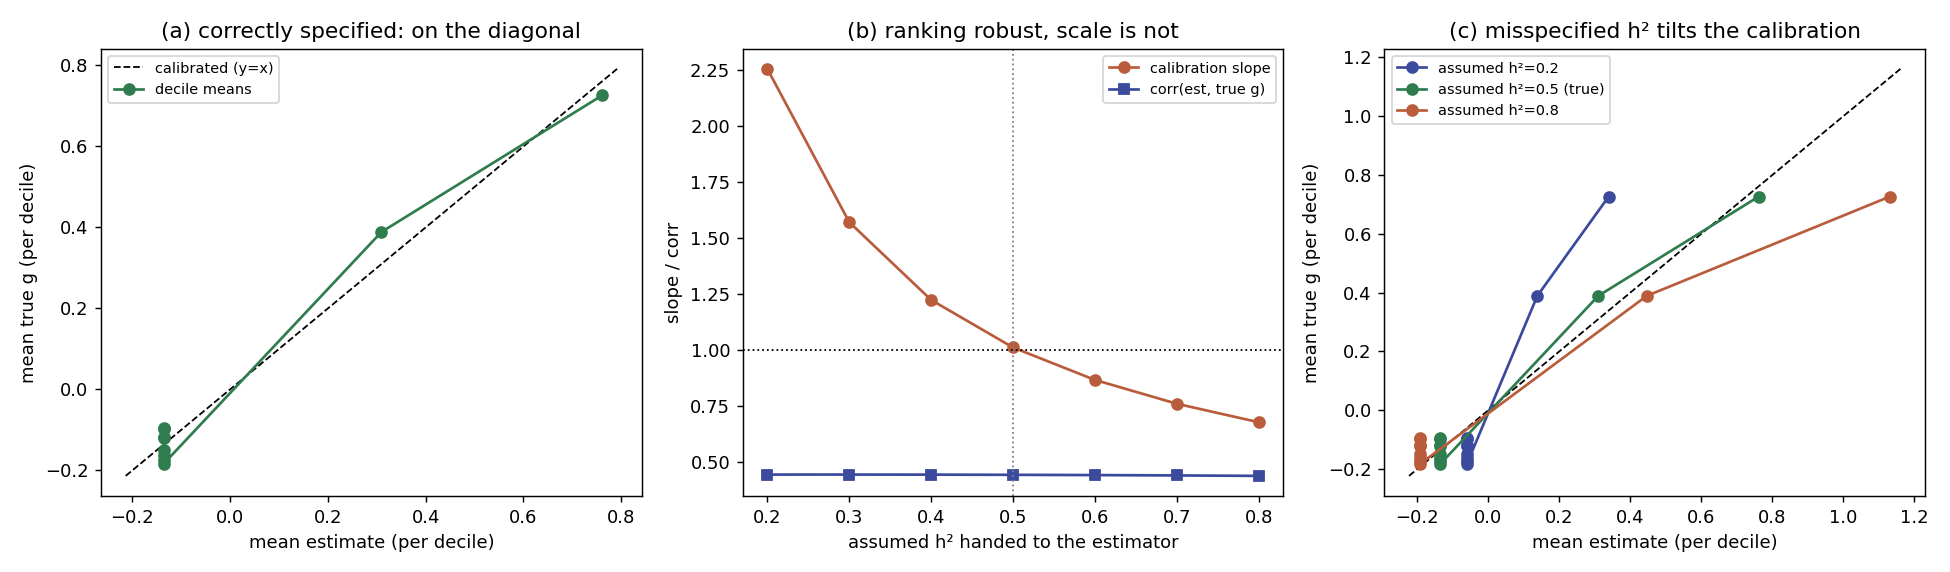

Reproduce this figure in Python.
"""Calibration of the estimated genetic liability — not just its ranking.

Every other accuracy benchmark scores the estimate by ``corr(estimate, true g)``,
which measures **ranking** only. But the estimate is a posterior *mean*, so it also
has a **scale**: a well-specified posterior mean is *self-calibrating* — regressing
the true genetic liability on the estimate gives slope 1 and intercept 0 (because
``E[g | ĝ] = ĝ`` when ``ĝ = E[g | data]``). This benchmark checks that scale, which
is what matters if the score is used for **risk stratification** (who is in the top
decile of genetic liability?) rather than only as a GWAS phenotype (where it is
standardised anyway). Truth ``g`` is known from the simulation, so it reports:

  (a) **calibration when correctly specified** — slope, intercept and a decile
      calibration curve (mean true g vs mean estimate per decile) for Gibbs and PA;
      both should sit on the diagonal;
  (b) **calibration vs an assumed-h² that is wrong** — sweep the ``h²`` handed to the
      estimator away from the truth. The headline: ``corr`` barely moves (ranking is
      robust, as ``liability_sensitivity`` shows) while the **slope tilts** — assume
      too much h² and the estimate over-spreads (slope < 1), too little and it
      under-spreads (slope > 1). Ranking is robust; *scale is not*;
  (c) **decile curves under that misspecification** — the calibration curve tilting
      off the diagonal as the assumed h² moves.

    python benchmarks/bench_calibration.py
    python benchmarks/bench_calibration.py --n-fam 5000 --true-h2 0.5
Writes bench_calibration.csv (+ .png if matplotlib is present).
"""

import os
import csv
import argparse

import numpy as np

from _common import simulate_families, estimate, get_plt

HERE = os.path.dirname(os.path.abspath(__file__))

STRUCTURES = {
    "parents+sibs": ["m", "f", "s1", "s2"],
    "extended": ["m", "f", "s1", "mgm", "mgf", "pgm", "pgf"],
}


def decile_curve(est, true_g, n_bins=10):
    """Per-quantile-bin (mean estimate, mean true g). On the diagonal = calibrated."""
    order = np.argsort(est)
    bins = np.array_split(order, n_bins)
    me = np.array([est[b].mean() for b in bins])
    mg = np.array([true_g[b].mean() for b in bins])
    return me, mg


def calib(est, true_g, n_bins=10):
    """Calibration metrics of an estimate against the known truth ``true_g``.

    ``slope``/``intercept`` regress ``true_g`` on ``est`` (slope 1, intercept 0 =
    calibrated). ``cal_rmse`` is the RMS gap between per-decile mean(true g) and
    mean(est). ``top_ratio`` is realised/predicted in the top decile — mean(true g)
    over mean(est) there, so < 1 means the top of the score is over-stated."""
    corr = float(np.corrcoef(est, true_g)[0, 1])
    slope, intercept = np.polyfit(est, true_g, 1)
    me, mg = decile_curve(est, true_g, n_bins)
    cal_rmse = float(np.sqrt(np.mean((mg - me) ** 2)))
    top_ratio = float(mg[-1] / me[-1]) if abs(me[-1]) > 1e-9 else float("nan")
    return dict(corr=corr, slope=float(slope), intercept=float(intercept),
                cal_rmse=cal_rmse, top_ratio=top_ratio)


def panel_correct(n_fam, h2, prevs, n_sim, seed):
    """(a) Calibration of the correctly-specified estimate (Gibbs and PA)."""
    print("== (a) calibration when correctly specified (h2=%.2f) ==" % h2)
    rows = []
    for sname, fam_vec in STRUCTURES.items():
        for prev in prevs:
            sim = simulate_families(fam_vec, h2, prev, n_fam, seed)
            g = sim.genetic
            gib, _ = estimate(sim.families, h2, "gibbs", n_sim=n_sim, seed=seed)
            pa, _ = estimate(sim.families, h2, "pearson-aitken")
            cg, cp = calib(gib, g), calib(pa, g)
            print("  %-13s K=%.2f | slope Gibbs=%.3f PA=%.3f | intercept=%+.3f | "
                  "corr=%.3f | top-decile realised/pred=%.3f"
                  % (sname, prev, cg["slope"], cp["slope"], cg["intercept"],
                     cg["corr"], cg["top_ratio"]))
            rows.append(dict(panel="correct", structure=sname, prevalence=prev,
                             assumed_h2=h2, true_h2=h2,
                             slope_gibbs=cg["slope"], slope_pa=cp["slope"],
                             intercept_gibbs=cg["intercept"], corr_gibbs=cg["corr"],
                             cal_rmse_gibbs=cg["cal_rmse"], top_ratio_gibbs=cg["top_ratio"]))
    return rows


def panel_misspec(n_fam, true_h2, assumed_grid, prev, seed):
    """(b) Calibration vs a wrong assumed h2 (PA; Gibbs agrees). Ranking robust,
    scale not."""
    print("== (b) calibration vs assumed h2 (true h2=%.2f, K=%.2f, parents+2 sibs) =="
          % (true_h2, prev))
    fam_vec = STRUCTURES["parents+sibs"]
    sim = simulate_families(fam_vec, true_h2, prev, n_fam, seed)
    g = sim.genetic
    rows = []
    for a_h2 in assumed_grid:
        est, _ = estimate(sim.families, a_h2, "pearson-aitken")
        c = calib(est, g)
        flag = "  <- true" if abs(a_h2 - true_h2) < 1e-9 else ""
        print("  assumed h2=%.2f | slope=%.3f  corr=%.3f  top-decile r/p=%.3f%s"
              % (a_h2, c["slope"], c["corr"], c["top_ratio"], flag))
        rows.append(dict(panel="misspec", structure="parents+sibs", prevalence=prev,
                         assumed_h2=a_h2, true_h2=true_h2, slope_gibbs="",
                         slope_pa=c["slope"], intercept_gibbs=c["intercept"],
                         corr_gibbs=c["corr"], cal_rmse_gibbs=c["cal_rmse"],
                         top_ratio_gibbs=c["top_ratio"]))
    return rows, sim, g


def main():
    ap = argparse.ArgumentParser()
    ap.add_argument("--n-fam", type=int, default=3000)
    ap.add_argument("--true-h2", type=float, default=0.5)
    ap.add_argument("--prev", type=float, nargs="+", default=[0.01, 0.05, 0.20])
    ap.add_argument("--assumed", type=float, nargs="+",
                    default=[0.2, 0.3, 0.4, 0.5, 0.6, 0.7, 0.8])
    ap.add_argument("--misspec-prev", type=float, default=0.05)
    ap.add_argument("--n-sim", type=int, default=25_000)
    ap.add_argument("--seed", type=int, default=1)
    args = ap.parse_args()

    estimate(simulate_families(["m", "f", "s1"], 0.5, 0.1, 40, 0).families, 0.5,
             "gibbs", n_sim=500, seed=0)                 # warm JIT

    rows = panel_correct(args.n_fam, args.true_h2, args.prev, args.n_sim, args.seed)
    mrows, sim, g = panel_misspec(args.n_fam, args.true_h2, args.assumed,
                                  args.misspec_prev, args.seed)
    rows += mrows

    # (c) decile calibration curves under misspecification
    curves = {}
    for a_h2 in (min(args.assumed), args.true_h2, max(args.assumed)):
        est, _ = estimate(sim.families, a_h2, "pearson-aitken")
        curves[a_h2] = decile_curve(est, g)

    write_csv(rows)
    plot(rows, args.true_h2, curves)
    print("\nwrote bench_calibration.csv and bench_calibration.png")


def write_csv(rows):
    fields = ["panel", "structure", "prevalence", "assumed_h2", "true_h2",
              "slope_gibbs", "slope_pa", "intercept_gibbs", "corr_gibbs",
              "cal_rmse_gibbs", "top_ratio_gibbs"]
    path = os.path.join(HERE, "bench_calibration.csv")
    with open(path, "w", newline="") as fh:
        w = csv.DictWriter(fh, fieldnames=fields)
        w.writeheader()
        w.writerows([{k: r.get(k, "") for k in fields} for r in rows])


def plot(rows, true_h2, curves):
    plt = get_plt()
    if plt is None:
        return
    fig, ax = plt.subplots(1, 3, figsize=(15, 4.4))

    # (a) well-specified decile curve for the true-h2 misspec cell (Gibbs≈PA)
    me, mg = curves[true_h2]
    lim = [min(me.min(), mg.min()) - 0.03, max(me.max(), mg.max()) + 0.03]
    ax[0].plot(lim, lim, "k--", lw=1, label="calibrated (y=x)")
    ax[0].plot(me, mg, "-o", color="#2F7D4F", label="decile means")
    ax[0].set_xlabel("mean estimate (per decile)")
    ax[0].set_ylabel("mean true g (per decile)")
    ax[0].set_title("(a) correctly specified: on the diagonal")
    ax[0].legend(fontsize=8)

    # (b) slope & corr vs assumed h2
    ms = [r for r in rows if r["panel"] == "misspec"]
    ms.sort(key=lambda r: r["assumed_h2"])
    a = [r["assumed_h2"] for r in ms]
    slope = [r["slope_pa"] for r in ms]
    corr = [r["corr_gibbs"] for r in ms]
    ax[1].plot(a, slope, "-o", color="#B95C3C", label="calibration slope")
    ax[1].plot(a, corr, "-s", color="#3B4A9C", label="corr(est, true g)")
    ax[1].axhline(1.0, color="k", ls=":", lw=1)
    ax[1].axvline(true_h2, color="gray", ls=":", lw=1)
    ax[1].set_xlabel("assumed h² handed to the estimator")
    ax[1].set_ylabel("slope / corr")
    ax[1].set_title("(b) ranking robust, scale is not")
    ax[1].legend(fontsize=8)

    # (c) decile curves under misspecification
    lo = min(curves); hi = max(curves)
    allv = np.concatenate([np.concatenate(curves[k]) for k in curves])
    lim = [allv.min() - 0.03, allv.max() + 0.03]
    ax[2].plot(lim, lim, "k--", lw=1)
    colors = {lo: "#3B4A9C", true_h2: "#2F7D4F", hi: "#B95C3C"}
    for k in (lo, true_h2, hi):
        me, mg = curves[k]
        tag = " (true)" if abs(k - true_h2) < 1e-9 else ""
        ax[2].plot(me, mg, "-o", color=colors[k], label=f"assumed h²={k:.1f}{tag}")
    ax[2].set_xlabel("mean estimate (per decile)")
    ax[2].set_ylabel("mean true g (per decile)")
    ax[2].set_title("(c) misspecified h² tilts the calibration")
    ax[2].legend(fontsize=8)

    fig.tight_layout()
    fig.savefig(os.path.join(HERE, "bench_calibration.png"), dpi=130)


if __name__ == "__main__":
    main()
